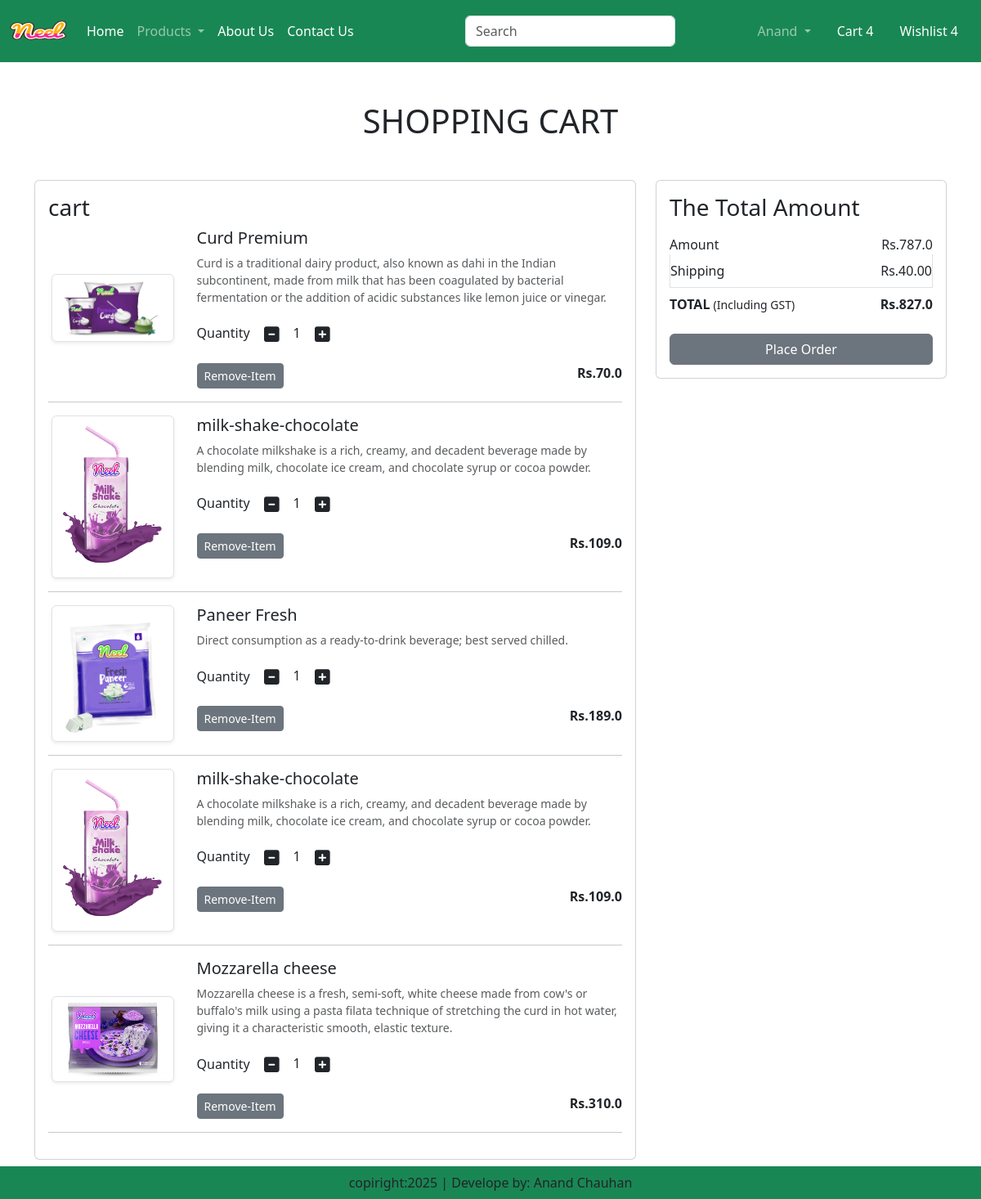
The app's page /cart/ (signed in) with its own data.
### app/models.py (models this page shows, shortened)
class Cart(models.Model):
    user = models.ForeignKey(User,on_delete=models.CASCADE)
    product = models.ForeignKey(Product,on_delete=models.CASCADE)
    quantity = models.PositiveIntegerField(default=1)

class Product(models.Model):
    title=models.CharField(max_length=100)
    selling_price=models.FloatField()
    discounted_price=models.FloatField()
    description=models.TextField()
    composition=models.TextField(default='')
    prodapp=models.TextField(default='')
    category=models.CharField(choices=CATEGORY_CHOISES,max_length=2)
    product_image=models.ImageField(upload_to='product')

### app/views.py (the view)
# urls.py: path('cart/',views.show_cart,name='showcart'),
def show_cart(request):
    user = request.user
    cart = Cart.objects.filter(user=user)
    amount = 0
    for p in cart:
        value = p.quantity * p.product.discounted_price
        amount = amount + value
    totalamount = amount + 40
    totalitem = 0
    wishlist_count = 0
    if request.user.is_authenticated:
        totalitem = len(Cart.objects.filter(user=request.user))
        wishlist_count = Wishlist.objects.filter(user=request.user).count()
    return render(request,'app/addtocart.html',locals())

### app/templates/app/addtocart.html (shortened to what this page needs)
{% extends 'app/base.html' %}
{% load static %}
{% block main-content %}
<div class="container my-5">
    <div class="row">
        {% if cart %}
        <h1 class="text-center mb-5">SHOPPING CART</h1>
        <div class="col-sm-8">
        <div class="card">
                <div class="card-body">
                    <h3>cart</h3>
                    {% for item in cart %}
                    <div class="row">
                        <div class="col-sm-3 text-center align-self-center"><img src="{{item.product.product_image.url}}" alt="" srcset="" class="img-fluid img-thumbnail shadow-sm" height="150" width="150"></div>
                        <div class="col-sm-9">
                            <div>
                                <h5>{{item.product.title}}</h5>
                                <p class="mb-3 text-muted small">{{item.product.description}}</p>
                                <div class="my-3">
                                    <label for="quantity">Quantity</label>
                                    <a class="minus-cart btn" pid={{item.product.id}}><i class="fas fa-minus-square fa-lg"></i></a>
                                    <span id="quantity">{{item.quantity}}</span>
                                    <a class="plus-cart btn" pid="{{item.product.id}}"><i class="fas fa-plus-square fa-lg"></i></a>
                                </div>
                                <div class="d-flex justify-content-between">
                                    <a href="" class="remove-cart btn btn-sm btn-secondary mr-3" pid="{{item.product.id}}">Remove-Item</a>
                                    <p class="mb-0"><span><strong>Rs.{{item.product.discounted_price}}</strong></span></p>
                                </div>
                            </div>
                        </div>
                    </div>
                    <hr class="text-center">
                    {% endfor %}
                </div>
        </div>
        </div>
<div class="col-sm-4">
    <div class="card">
        <div class="card-body">
            <h3>The Total Amount</h3>
            <ul class="list-group">
                <li class="list-group-item d-flex justify-content-between align-item-center border-0 px-0 pb-0">Amount<span id='amount'>Rs.{{amount}}</span></li>
                <li class="list-group-item d-flex justify-content-between align-item-center px-0 ">Shipping<span>Rs.40.00</span></li>
                <li class="list-group-item d-flex justify-content-between align-item-center border-0 px-0 mb-3">
                    <div>
                        <strong>TOTAL</strong>  <small>(Including GST)</small>
                    </div>
                    <span id="totalamount"><strong>Rs.{{totalamount}}</strong></span>
                </li>
            </ul>
            <div class="d-grid"><a href="{% url 'checkout' %}" class="btn btn-secondary">Place Order</a></div>
        </div>
    </div>
</div>
{% else %}
  <h1 class="text-center mb-5">Cart is Empty</h1>
{% endif %}
</div>
</div>
{% endblock main-content %}

### app/templates/app/base.html (shortened to what this page needs)
<!DOCTYPE html>
{% load static %}
<html lang="en">
  <head>
    <link
      href="https://cdn.jsdelivr.net/npm/bootstrap@5.3.8/dist/css/bootstrap.min.css"
      rel="stylesheet"
    />
    <link rel="stylesheet" href="{% static 'app/css/owl.carousel.min.css' %}" />
    <link rel="stylesheet" href="{% static 'app/css/all.min.css' %}" />
    <link rel="stylesheet" href="{% static 'app/css/style.css' %}" />
  </head>
  <body>
    <nav class="navbar navbar-expand-lg navbar-dark bg-success">
      <div class="container-fluid">
        <a class="navbar-brand" href="#">
          <img
            src="{% static 'app/images/product/Neel.png' %}"
            width="70px"
            height="50px "
            alt=""
          />
        </a>
        <div class="collapse navbar-collapse" id="navbarSupportedContent">
          <ul class="navbar-nav me-auto mb-2 mb-lg-0">
            {% if request.user.is_authenticated %}
            <li class="nav-item">
              <a class="nav-link active" aria-current="page" href="/">Home</a>
            </li>
            <li class="nav-item dropdown">
              <a
                class="nav-link dropdown-toggle"
                href="#"
                role="button"
                data-bs-toggle="dropdown"
                aria-expanded="false"
              >
                Products
              </a>
            </li>
            <li class="nav-item">
              <a class="nav-link text-white" href="{% url 'about' %}"
                >About Us</a
              >
            </li>
            <li class="nav-item">
              <a class="nav-link text-white" href="{% url 'contact' %}"
                >Contact Us</a
              >
            </li>
          </ul>
          <form class="d-flex" role="search">
            <input
              class="form-control me-2"
              type="search"
              placeholder="Search"
              aria-label="Search"
            />
            <button class="btn btn-outline-success" type="submit">
            </button>
          </form>
        </div>
        <ul class="navbar-nav me-auto mb-2 mb-lg-0">
          <li class="nav-item dropdown mx-2">
            <a
              class="nav-link dropdown-toggle"
              href="#"
              role="button"
              data-bs-toggle="dropdown"
              aria-expanded="false"
              >Anand
            </a>
          </li>
          <li class="nav-item dropdown mx-2">
            <a href="#" class="nav-link text-white">Cart 4</a>
          </li>
          <li class="nav-item dropdown mx-2">
            <a href="#" class="nav-link text-white">Wishlist 4</a>
          </li>
          {% endif %}
        </ul>
      </div>
    </nav>
    {% block information %} {% endblock information %} {% block main-content %}
    {% endblock main-content %}
    <footer
      class="container-fluid fixed-bottom bg-success text-center p-2 mt-5"
    >
      copiright:2025 | Develope by: Anand Chauhan
    </footer>
  </body>
</html>

### records on screen
Cart: product.product_image (picture), product "Curd Premium", product.description "Curd is a traditional dairy product, also known as dahi in the Indian subcontinent, made from milk that has been coagulated by bacterial fermentation or the addition of acidic substances like lemon juice or vinegar.", quantity "1", product.discounted_price "70.0"
Cart: product.product_image (picture), product "milk-shake-chocolate", product.description "A chocolate milkshake is a rich, creamy, and decadent beverage made by blending milk, chocolate ice cream, and chocolate syrup or cocoa powder.", quantity "1", product.discounted_price "109.0"
Cart: product.product_image (picture), product "Paneer Fresh", product.description "Direct consumption as a ready-to-drink beverage; best served chilled.", quantity "1", product.discounted_price "189.0"
Cart: product.product_image (picture), product "milk-shake-chocolate", product.description "A chocolate milkshake is a rich, creamy, and decadent beverage made by blending milk, chocolate ice cream, and chocolate syrup or cocoa powder.", quantity "1", product.discounted_price "109.0"
Cart: product.product_image (picture), product "Mozzarella cheese", product.description "Mozzarella cheese is a fresh, semi-soft, white cheese made from cow's or buffalo's milk using a pasta filata technique of stretching the curd in hot water, giving it a characteristic smooth, elastic texture.", quantity "1", product.discounted_price "310.0"

### other values on screen
{{ amount }} "787.0"
{{ totalamount }} "827.0"
